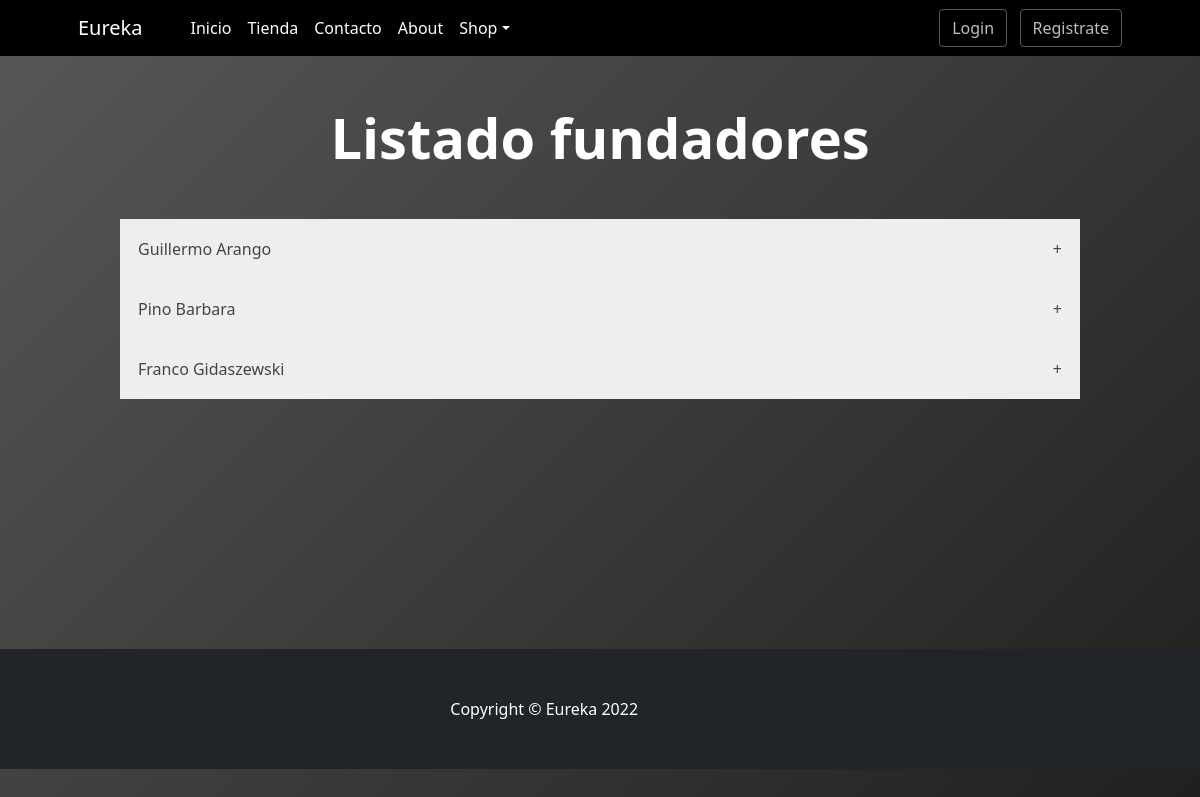
The app's page /about/listar_fundador/ with its own data.
### About/models.py (models this page shows)
class Fundador(models.Model):
    nombre_completo=models.CharField(max_length=100)
    historia=models.TextField(max_length=500)
    imagen=models.ImageField(null=True, blank=True,upload_to="fundador/")
    created=models.DateTimeField(default=datetime.now())
    updated=models.DateTimeField(default=datetime.now())

### About/views.py (the view)
# urls.py: path('listar_fundador/', listar_fundador, name='about-listar-fundador'),
def listar_fundador(request):
    fundadores=Fundador.objects.all()
    contexto={"fundadores":fundadores}
    return render(request, 'About/listar_fundadores.html',contexto)

### carro/context_processor.py (called while the page is built)
def importe_total_carro(request):
    total=0
    if request.user.is_authenticated:
        if 'carro' in request.session:
            for key , value in request.session["carro"].items():
                total=total+(float(value["precio"])*value["cantidad"])
    else:
        total="debes hacer login"
    return {"importe_total_carro":total}

### About/templates/About/listar_fundadores.html (shortened to what this page needs)
{% extends 'Home/base.html'%} {% block contenido %} {% load static %}
<div class="container px-4 px-lg-5 my-5">
  <div class="text-center text-white">
    <h1 class="display-4 fw-bolder">Listado fundadores</h1>
  </div>
</div>
<div class="contenedor-acordiones">
  {%if fundadores%} {% for fundador in fundadores%}
  <button class="accordion">{{fundador.nombre_completo}} <span>+</span></button>
  {%endfor%} {%else%}
  <p style="color: white !important">No hay Fundadores</p>
  {%endif%}
</div>
{% endblock %}

### records on screen
Fundador: nombre_completo "Guillermo Arango"
Fundador: nombre_completo "Pino Barbara"
Fundador: nombre_completo "Franco Gidaszewski"
